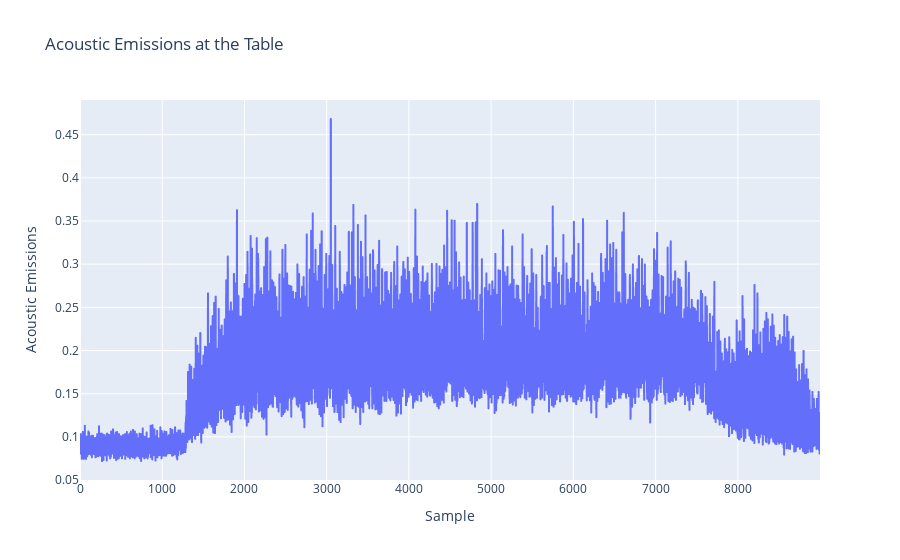

Here is the notebook cell this chart was saved with:
### Code cell
fig = px.line(x=t1.index, y=t1, title='Acoustic Emissions at the Table')

fig.update_layout(
    xaxis_title="Sample",
    yaxis_title="Acoustic Emissions" # What units are these?
)

fig.show()

### Figure 1 — Plotly figure (JSON) as saved in the notebook; plotly's stock layout.template omitted (floating-point values rounded to 4 significant figures; data arrays with more than 128 entries replaced by an {"elided": "..."} marker saying what was removed)
{"data": [{"hovertemplate": "x=%{x}<br>y=%{y}<extra></extra>", "legendgroup": "", "line": {"color": "#636efa", "dash": "solid"}, "marker": {"symbol": "circle"}, "mode": "lines", "name": "", "showlegend": false, "type": "scattergl", "x": {"elided": "9000 int values"}, "xaxis": "x", "y": {"elided": "9000 float values"}, "yaxis": "y"}], "layout": {"legend": {"tracegroupgap": 0}, "title": {"text": "Acoustic Emissions at the Table"}, "xaxis": {"anchor": "y", "domain": [0, 1], "title": {"text": "Sample"}}, "yaxis": {"anchor": "x", "domain": [0, 1], "title": {"text": "Acoustic Emissions"}}}}
